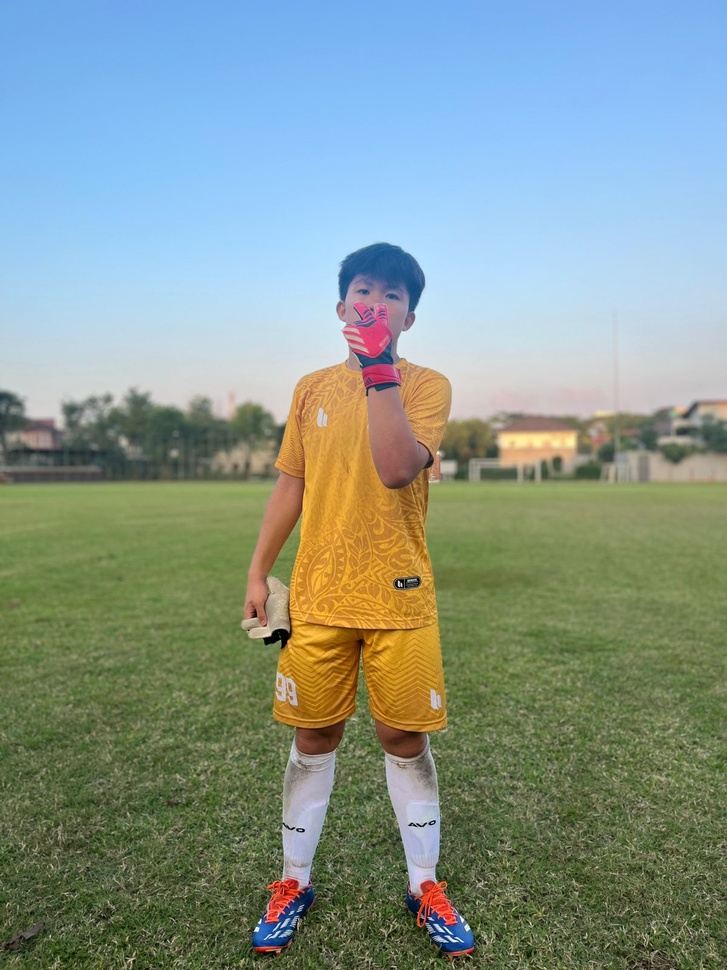
#> input picture Image Processing/hello.jpeg, 727 x 970 px, shrunk from 1200 x 1600 before the run
$ python Test_1.py
#> lines starting #> are read from the running program, lines starting #| are printed output that depends on the picture; after the words box and inside, x2 and y2 are one past the last pixel; in counts of white or black regions, pixels touching at a corner belong together
import cv2 as cv
import numpy as np

img = cv.imread("hello.jpeg")
#> img is the input picture: shape (970, 727, 3); mean B, G, R 142.3, 150.8, 134.2

mat = img
height = np.size(img, 0)
#> height = 970
width = np.size(img, 1)
#> width = 727

bwImg = cv.cvtColor(img, cv.COLOR_BGR2GRAY)
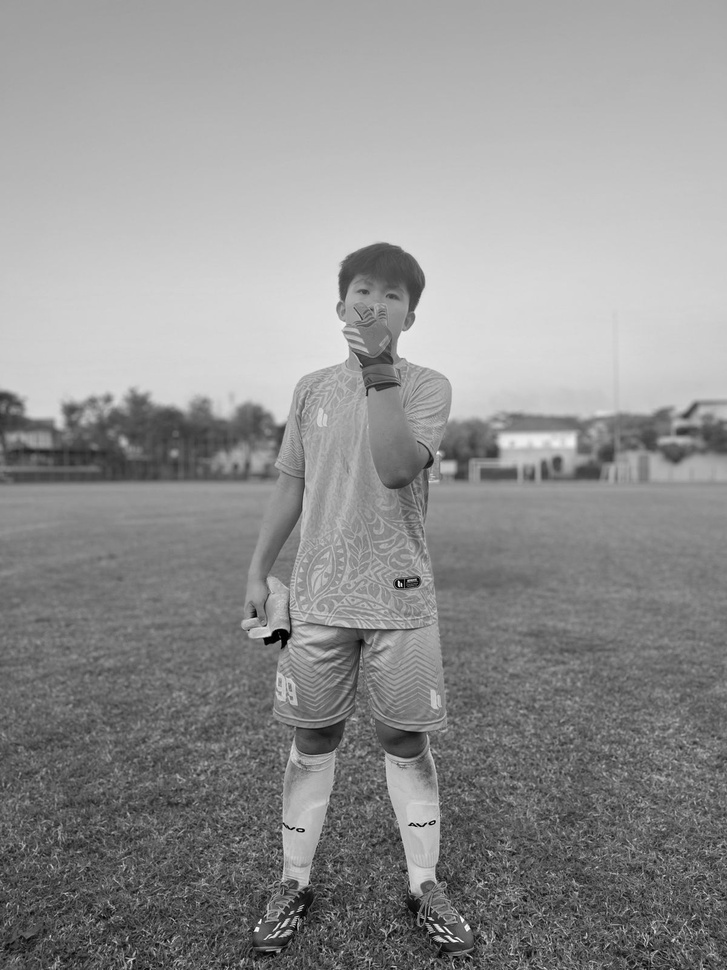
#> bwImg: shape (970, 727); min 0, max 252, mean 144.8
edge = cv.Canny(bwImg, 100, 150)
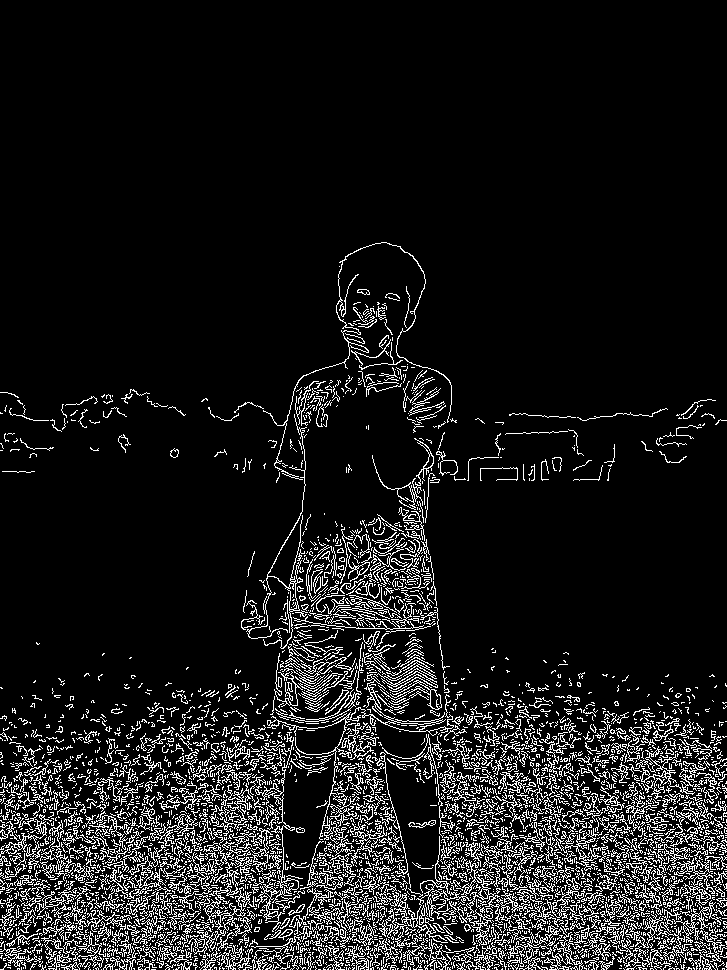
#> edge: shape (970, 727); 10.1% white in thin lines or dots, all inside (x1, y1, x2, y2) = (0, 242, 727, 970)

# [5 lines of commented-out code are left out]
cv.imshow("Gray Image", bwImg)
cv.imshow("Edge", edge)
k = cv.waitKey(0)
#> (key Esc is pressed here)
